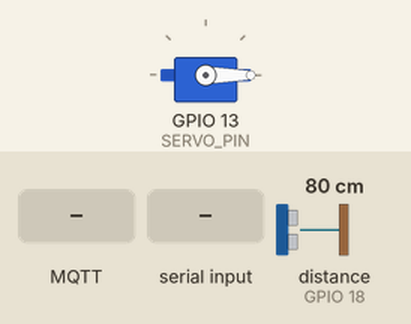
The sketch below on a simulated ESP32. Parts: servo. Wiring (from diagram.json): ultrasonic range finder: trigger GPIO 5; echo GPIO 18. The test bench sets the inputs (shaded band); at power-on: distance to the obstacle (sensor on GPIO 18) 80 cm. The echo pulse lasts 58.3 µs per cm; WiFi joins after 1.5 s; servers stay silent unless stated; no MQTT or app messages arrive unless stated; what the sketch prints to the serial monitor is not drawn.

Above: at 2.7 s.
2.8 s: MQTT message "0" arrives on the first subscribed topic
At 2.9 s:
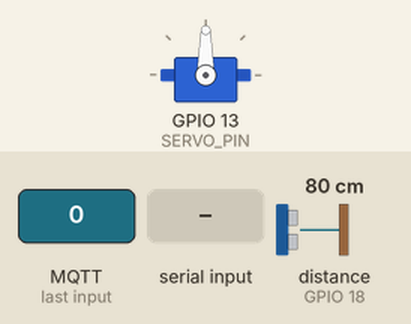
4.5 s: "duration_ms\n" received over Serial
6.0 s: MQTT message "duration_ms" arrives on the first subscribed topic
7.5 s: MQTT message "\"" arrives on the first subscribed topic
Timing chart, 0 to 10.0 s (numbered marks = the images above; inputs shaded):
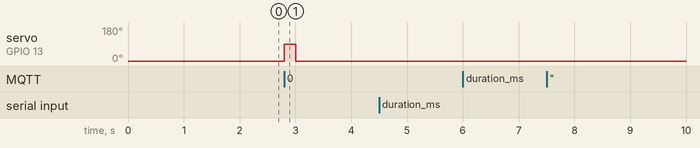

The sketch:

smart_pet_feeder.ino
```cpp
/*
 * Smart Pet Feeder — Firmware gộp ID 1 + ID 2 (nạp file này cho sản phẩm thật)
 *   ID 1: Đo mức thức ăn bằng HC-SR04 (Thuận, 24127551)
 *   ID 2: Cho ăn từ xa bằng servo SG90 (Quân, 24127512)
 *
 * File do AI (Claude) gộp ngày 06/11/2026 từ firmware/id1_level_sensor và
 * firmware/id2_servo_feed. Chưa có đoạn sinh viên tự viết, chưa chép đoạn nào
 * từ nguồn ngoài. Sinh viên đọc hiểu, chỉnh sửa và ghi rõ phần tự sửa trước
 * khi nộp.
 *
 * Luồng 1: HC-SR04 -> ESP32 đổi ra % -> publish {"level":72,"distance_cm":8.5}
 *          lên feeder/level mỗi 2 phút, gửi thêm một lần ngay sau mỗi lần cho ăn.
 * Luồng 2: Dashboard -> {"duration_ms":1500} trên feeder/cmd/feed -> ESP32 mở
 *          cửa gạt rồi đóng -> xác nhận trên feeder/status.
 *
 * Board: ESP32 NodeMCU LuaNode32 (chọn "ESP32 Dev Module" trong Arduino IDE).
 * Thư viện (Library Manager): PubSubClient (Nick O'Leary),
 *                             ESP32Servo (Kevin Harrington).
 * Điền WiFi + MQTT vào secrets.h (copy từ secrets.example.h).
 * Nối dây: xem README.md cùng thư mục.
 *
 * Không dùng delay() trong loop(): trong lúc cửa mở, loop() vẫn đo mức và giữ
 * kết nối MQTT. Mỗi lần đo chặn tối đa 25 ms nên cửa đóng trễ không đáng kể.
 */

#include <WiFi.h>
#include <WiFiClientSecure.h>
#include <PubSubClient.h>
#include <ESP32Servo.h>
#include "secrets.h"

// ---------------- Cấu hình phần cứng ----------------
// ID 1: HC-SR04
const int TRIG_PIN = 5;
const int ECHO_PIN = 18;
// Khoảng cách cảm biến -> mặt thức ăn (cm). Chỉnh theo phễu thật.
const float KHOANG_CACH_RONG_CM = 20.0;   // phễu rỗng: sóng chạm đáy
const float KHOANG_CACH_DAY_CM  = 4.0;    // phễu đầy: cách cảm biến 4 cm

// ID 2: SG90
const int SERVO_PIN = 13;     // dây cam (tín hiệu) của SG90
const int GOC_DONG  = 0;      // góc cửa gạt đóng — chỉnh khi lắp cơ cấu thật
const int GOC_MO    = 90;     // góc cửa gạt mở

// ---------------- Topic MQTT ----------------
const char* TOPIC_LEVEL  = "feeder/level";
const char* TOPIC_CMD    = "feeder/cmd/feed";
const char* TOPIC_STATUS = "feeder/status";
const char* TOPIC_ONLINE = "feeder/online";   // retained, có LWT báo mất kết nối

// ---------------- Kết nối dùng chung ----------------
#if MQTT_USE_TLS
WiFiClientSecure net;   // HiveMQ Cloud bắt buộc TLS, cổng 8883
#else
WiFiClient net;         // broker công khai / Wokwi, cổng 1883
#endif
PubSubClient mqtt(net);

unsigned long lanThuMqttCuoi = 0;
char clientId[32];

// =====================================================================
// ID 1 — Đo mức thức ăn (Thuận)
// =====================================================================

// HC-SR04 đo tin cậy từ 2 cm đến 400 cm, ngoài khoảng này coi là nhiễu
const float DO_GAN_NHAT_CM = 2.0;
const float DO_XA_NHAT_CM  = 400.0;
// 25 ms đủ cho sóng đi về ~4 m; hết giờ thì pulseIn trả 0
const unsigned long HET_GIO_ECHO_US = 25000;

const unsigned long CHU_KY_DO_MS  = 200;    // mỗi 200 ms đo một lần
const unsigned long CHU_KY_GUI_MS = 120000; // mỗi 2 phút gửi một lần
const unsigned long CHO_MQTT_KHI_BAT_MS = 30000; // lúc bật máy chờ MQTT tối đa 30 s
const int SO_MAU = 5;                       // xét 5 lần đo gần nhất
const int SO_MAU_TOI_THIEU = 3;             // ít hơn thì chưa đủ tin để gửi

// Vòng tròn: lần đo mới ghi đè lần cũ nhất. Lần đo lỗi được ghi là -1, nên khi
// tuột dây cảm biến các số cũ bị đẩy ra sau khoảng 1 s và hộp ngừng gửi mức.
float mau_do[SO_MAU];
int vi_tri_ghi = 0;
int so_lan_do = 0;

unsigned long lan_do_cuoi = 0;
unsigned long lan_gui_cuoi = 0;
// true: gửi ngay khi có đủ 5 lần đo mới, không đợi hết 2 phút. Bật lúc khởi
// động (để gauge có số sớm) và sau mỗi lần cho ăn (để thấy mức đã giảm).
bool cho_gui_ngay = true;
bool het_cho_khoi_dong = false;   // đã qua 30 s đầu sau khi bật

// Một lần đo mất tối đa ~25 ms (hết giờ echo), đủ ngắn để không làm trễ loop
float do_mot_lan() {
  digitalWrite(TRIG_PIN, LOW);
  delayMicroseconds(2);
  digitalWrite(TRIG_PIN, HIGH);
  delayMicroseconds(10);          // xung kích 10 µs theo datasheet
  digitalWrite(TRIG_PIN, LOW);

  unsigned long thoi_gian_us = pulseIn(ECHO_PIN, HIGH, HET_GIO_ECHO_US);
  if (thoi_gian_us == 0) return -1;         // không có tiếng vọng
  // Âm thanh 343 m/s = 0,0343 cm/µs, chia 2 vì sóng đi và về
  float khoang_cach = thoi_gian_us * 0.0343f / 2.0f;
  if (khoang_cach < DO_GAN_NHAT_CM || khoang_cach > DO_XA_NHAT_CM) return -1;
  return khoang_cach;
}

// Ghi cả lần đo lỗi (-1) để biết trong 5 lần gần nhất có bao nhiêu lần hợp lệ
void them_mau(float khoang_cach) {
  mau_do[vi_tri_ghi] = khoang_cach;
  vi_tri_ghi = (vi_tri_ghi + 1) % SO_MAU;
  if (so_lan_do < SO_MAU) so_lan_do++;
}

// Trung vị của các lần đo hợp lệ; một lần đo sai (sóng dội vào thành phễu)
// không kéo lệch kết quả như trung bình. Trả -1 nếu không đủ lần hợp lệ.
float tinh_trung_vi() {
  float tam[SO_MAU];
  int n = 0;
  for (int i = 0; i < so_lan_do; i++) {
    if (mau_do[i] > 0) tam[n++] = mau_do[i];
  }
  if (n < SO_MAU_TOI_THIEU) return -1;
  // Sắp xếp chèn, n <= 5 nên đủ nhanh
  for (int i = 1; i < n; i++) {
    float x = tam[i];
    int j = i - 1;
    while (j >= 0 && tam[j] > x) {
      tam[j + 1] = tam[j];
      j--;
    }
    tam[j + 1] = x;
  }
  if (n % 2 == 1) return tam[n / 2];
  return (tam[n / 2 - 1] + tam[n / 2]) / 2.0f;
}

// Khoảng cách càng nhỏ thì thức ăn càng đầy
int tinh_muc(float khoang_cach) {
  float muc = 100.0f * (KHOANG_CACH_RONG_CM - khoang_cach)
              / (KHOANG_CACH_RONG_CM - KHOANG_CACH_DAY_CM);
  int muc_nguyen = (int)lroundf(muc);
  if (muc_nguyen < 0) muc_nguyen = 0;
  if (muc_nguyen > 100) muc_nguyen = 100;
  return muc_nguyen;
}

void gui_muc() {
  float khoang_cach = tinh_trung_vi();
  if (khoang_cach < 0) {
    Serial.println("[ID1] Khong du lan do hop le, kiem tra day Trig/Echo");
    return;
  }
  int muc = tinh_muc(khoang_cach);

  char buf[64];
  snprintf(buf, sizeof(buf), "{\"level\":%d,\"distance_cm\":%.1f}", muc, khoang_cach);
  Serial.print("[ID1] -> ");
  Serial.println(buf);
  if (mqtt.connected()) mqtt.publish(TOPIC_LEVEL, buf);
  else Serial.println("[ID1] Chua ket noi MQTT, bo qua lan gui nay");
}

// Gọi khi cửa vừa đóng xong. Xoá các lần đo cũ (đo lúc chưa cho ăn) rồi chờ
// đủ 5 lần đo mới, khoảng 1 s, mới gửi mức. Cho ăn tiếp trong 1 s đó thì bộ
// đếm bắt đầu lại: chỉ gửi một mức sau lần cuối, là mức thật sau cả loạt.
void id1_bao_vua_cho_an() {
  so_lan_do = 0;
  vi_tri_ghi = 0;
  cho_gui_ngay = true;
}

void id1_setup() {
  pinMode(TRIG_PIN, OUTPUT);
  pinMode(ECHO_PIN, INPUT);
  digitalWrite(TRIG_PIN, LOW);
}

void id1_loop() {
  unsigned long bay_gio = millis();
  // Phép trừ unsigned vẫn đúng khi millis() tràn sau ~49 ngày
  if (bay_gio - lan_do_cuoi >= CHU_KY_DO_MS) {
    lan_do_cuoi = bay_gio;
    them_mau(do_mot_lan());
  }
  // Lúc mới bật máy, chờ MQTT kết nối (tối đa 30 s) để lần gửi đầu không bị
  // bỏ qua; không có mạng thì sau 30 s vẫn in mức ra Serial. Dùng cờ để khi
  // millis() tràn về 0 thì không chờ lại lần nữa.
  if (!het_cho_khoi_dong && bay_gio >= CHO_MQTT_KHI_BAT_MS) het_cho_khoi_dong = true;

  // Gửi ngay chỉ khi đã đủ 5 lần đo mới VÀ ra được mức hợp lệ. Cảm biến lỗi
  // thì giữ cờ, đo tiếp, cảm biến hết lỗi là gửi luôn, không đợi 2 phút.
  if (cho_gui_ngay && so_lan_do >= SO_MAU && tinh_trung_vi() >= 0
      && (mqtt.connected() || het_cho_khoi_dong)) {
    cho_gui_ngay = false;
    lan_gui_cuoi = bay_gio;   // đếm lại 2 phút từ lần gửi này
    gui_muc();
  } else if (!cho_gui_ngay && bay_gio - lan_gui_cuoi >= CHU_KY_GUI_MS) {
    // Đang chờ gửi ngay thì bỏ lượt định kỳ: lượt gửi ngay sẽ thay cho nó,
    // tránh gửi hai lần cách nhau vài trăm ms bằng bộ mẫu chưa đủ.
    lan_gui_cuoi = bay_gio;
    gui_muc();
  }
}

// =====================================================================
// ID 2 — Cho ăn từ xa (Quân)
// =====================================================================

// Giới hạn thời gian mở: lệnh ngoài khoảng này bị kẹp lại, tránh xả hết phễu
const unsigned long MO_TOI_THIEU_MS = 200;
const unsigned long MO_TOI_DA_MS    = 5000;
// Thời gian chờ servo quay về góc đóng trước khi báo "done"
const unsigned long CHO_DONG_MS     = 400;

Servo cuaGat;

enum TrangThaiCua { CUA_DONG, CUA_DANG_MO, CUA_DANG_VE };
TrangThaiCua trangThai = CUA_DONG;
unsigned long mocChuyenTrangThai = 0;   // millis() lúc vào trạng thái hiện tại
unsigned long thoiGianMo = 0;           // duration_ms của lệnh đang chạy

void guiTrangThai(const char* ketQua, unsigned long duration, const char* lyDo) {
  char buf[128];
  if (lyDo) {
    snprintf(buf, sizeof(buf),
             "{\"event\":\"feed\",\"result\":\"%s\",\"reason\":\"%s\"}", ketQua, lyDo);
  } else {
    snprintf(buf, sizeof(buf),
             "{\"event\":\"feed\",\"result\":\"%s\",\"duration_ms\":%lu}", ketQua, duration);
  }
  Serial.print("[ID2] -> ");
  Serial.println(buf);
  if (mqtt.connected()) mqtt.publish(TOPIC_STATUS, buf);
}

// Nhận {"duration_ms":1500} hoặc chỉ số 1500. Trả về -1 nếu không đọc được.
// Payload rất ngắn nên tự tách, không cần thêm thư viện JSON.
long docDuration(const char* s) {
  const char* p = strstr(s, "duration_ms");
  if (p) {
    p = strchr(p, ':');
    if (!p) return -1;
    p++;
  } else {
    p = s;
  }
  while (*p == ' ' || *p == '"') p++;
  if (*p < '0' || *p > '9') return -1;
  long v = 0;
  while (*p >= '0' && *p <= '9') {
    v = v * 10 + (*p - '0');
    if (v > 600000) return -1;   // số vô lý (> 10 phút)
    p++;
  }
  return v;
}

void id2XuLyLenh(const char* payload) {
  long d = docDuration(payload);
  if (d < 0) {
    guiTrangThai("rejected", 0, "invalid");
    return;
  }
  if (trangThai != CUA_DONG) {          // đang mở thì bỏ lệnh mới, không cộng dồn
    guiTrangThai("rejected", 0, "busy");
    return;
  }
  unsigned long dur = (unsigned long)d;
  if (dur < MO_TOI_THIEU_MS) dur = MO_TOI_THIEU_MS;
  if (dur > MO_TOI_DA_MS)    dur = MO_TOI_DA_MS;

  thoiGianMo = dur;
  cuaGat.write(GOC_MO);
  trangThai = CUA_DANG_MO;
  mocChuyenTrangThai = millis();
  guiTrangThai("opening", dur, nullptr);
}

void id2Setup() {
  cuaGat.setPeriodHertz(50);              // SG90: xung 50 Hz
  cuaGat.attach(SERVO_PIN, 500, 2400);    // độ rộng xung 0.5–2.4 ms ứng với 0–180°
  cuaGat.write(GOC_DONG);                 // khởi động luôn đóng cửa
  trangThai = CUA_DONG;
}

void id2Loop() {
  unsigned long now = millis();
  // Phép trừ unsigned vẫn đúng khi millis() tràn sau ~49 ngày.
  if (trangThai == CUA_DANG_MO && now - mocChuyenTrangThai >= thoiGianMo) {
    cuaGat.write(GOC_DONG);
    trangThai = CUA_DANG_VE;
    mocChuyenTrangThai = now;
  } else if (trangThai == CUA_DANG_VE && now - mocChuyenTrangThai >= CHO_DONG_MS) {
    trangThai = CUA_DONG;
    guiTrangThai("done", thoiGianMo, nullptr);
    id1_bao_vua_cho_an();    // ID 1 gửi mức mới sau khi cho ăn
  }
}

// Test không cần MQTT: mở Serial Monitor 115200, gõ "1500" rồi Enter
void docLenhSerial() {
  static char buf[32];
  static unsigned int n = 0;
  while (Serial.available()) {
    char c = Serial.read();
    if (c == '\n' || c == '\r') {
      if (n > 0) {
        buf[n] = '\0';
        id2XuLyLenh(buf);
        n = 0;
      }
    } else if (n < sizeof(buf) - 1) {
      buf[n++] = c;
    }
  }
}

// =====================================================================
// WiFi + MQTT dùng chung
// =====================================================================

void khiNhanMqtt(char* topic, byte* payload, unsigned int len) {
  char buf[128];
  unsigned int n = len < sizeof(buf) - 1 ? len : sizeof(buf) - 1;
  memcpy(buf, payload, n);
  buf[n] = '\0';
  Serial.print("[MQTT] <- ");
  Serial.print(topic);
  Serial.print(" ");
  Serial.println(buf);

  if (strcmp(topic, TOPIC_CMD) == 0) id2XuLyLenh(buf);
}

void ketNoiWifi() {
  WiFi.mode(WIFI_STA);
  WiFi.setAutoReconnect(true);
  WiFi.begin(WIFI_SSID, WIFI_PASS);
  Serial.print("[WiFi] Dang ket noi");
  unsigned long bd = millis();
  while (WiFi.status() != WL_CONNECTED && millis() - bd < 15000) {
    delay(300);                     // chỉ chờ trong setup(), không nằm trong loop()
    Serial.print(".");
  }
  Serial.println(WiFi.status() == WL_CONNECTED ? " OK" : " that bai, se thu lai sau");
}

void giuKetNoiMqtt() {
  if (WiFi.status() != WL_CONNECTED || mqtt.connected()) return;
  // mqtt.connect() có thể chặn vài giây (bắt tay TLS): chỉ thử khi cửa đang
  // đóng để không làm trễ việc đóng cửa.
  if (trangThai != CUA_DONG) return;
  if (lanThuMqttCuoi != 0 && millis() - lanThuMqttCuoi < 5000) return;
  lanThuMqttCuoi = millis();

  Serial.print("[MQTT] Ket noi ");
  Serial.print(MQTT_HOST);
  // LWT: nếu ESP32 mất điện/mất mạng, broker tự publish {"online":false}
  if (mqtt.connect(clientId, MQTT_USER, MQTT_PASS,
                   TOPIC_ONLINE, 0, true, "{\"online\":false}")) {
    Serial.println(" OK");
    mqtt.publish(TOPIC_ONLINE, "{\"online\":true}", true);
    mqtt.subscribe(TOPIC_CMD);
  } else {
    Serial.print(" loi rc=");
    Serial.println(mqtt.state());
  }
}

void setup() {
  Serial.begin(115200);
  id1_setup();
  id2Setup();                // đóng cửa ngay, trước khi chờ WiFi

  uint64_t mac = ESP.getEfuseMac();
  snprintf(clientId, sizeof(clientId), "feeder-%04X%08X",
           (unsigned int)(mac >> 32), (unsigned int)mac);

  ketNoiWifi();
#if MQTT_USE_TLS
  net.setInsecure();   // bỏ kiểm tra chứng chỉ cho đơn giản; vẫn mã hoá TLS
#endif
  mqtt.setServer(MQTT_HOST, MQTT_PORT);
  mqtt.setCallback(khiNhanMqtt);
  mqtt.setKeepAlive(30);
}

void loop() {
  giuKetNoiMqtt();
  mqtt.loop();
  docLenhSerial();
  id2Loop();                 // kiểm tra đóng cửa trước khi đo
  id1_loop();
}
```

secrets.example.h
```cpp
// Mẫu cấu hình. Copy thành secrets.h rồi điền thông tin thật.
// KHÔNG đưa secrets.h thật lên GitHub / nộp bài kèm mật khẩu.
#pragma once

#define WIFI_SSID "ten-wifi"
#define WIFI_PASS "mat-khau-wifi"

// HiveMQ Cloud (free): Cluster URL dạng xxxxxxxx.s1.eu.hivemq.cloud
// Tạo user/pass ở tab "Access Management" của cluster.
#define MQTT_HOST "xxxxxxxx.s1.eu.hivemq.cloud"
#define MQTT_PORT 8883
#define MQTT_USER "feeder-esp32"
#define MQTT_PASS "mat-khau-mqtt"
#define MQTT_USE_TLS 1

// Test trên Wokwi / broker công khai thì dùng bộ này:
// #define WIFI_SSID "Wokwi-GUEST"
// #define WIFI_PASS ""
// #define MQTT_HOST "broker.hivemq.com"
// #define MQTT_PORT 1883
// #define MQTT_USER nullptr
// #define MQTT_PASS nullptr
// #define MQTT_USE_TLS 0
```

Measured:
- after the input at 2.8 s, servo on GPIO 13 (SERVO_PIN): 0° → 90° at once, → 0° 0.20 s later
- after the input at 4.5 s, every drawn part: stays the same
- after the input at 6.0 s, every drawn part: stays the same
- after the input at 7.5 s, every drawn part: stays the same
